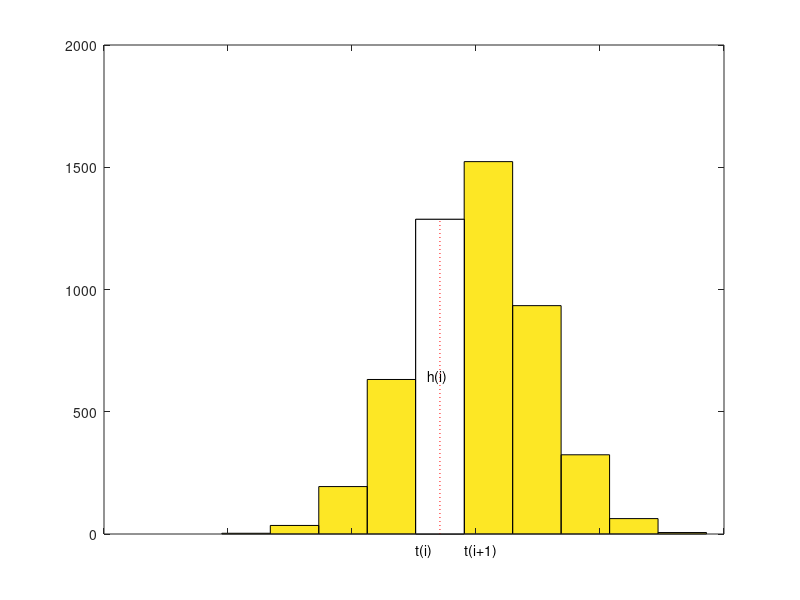

Write MATLAB code to recreate this figure. (Note: this script raises an error after producing the figure.)
%% Smoothing a Histogram
%
% This example shows how to use spline commands from Curve Fitting Toolbox(TM) to
% smooth a histogram.

% Copyright 1987-2012 The MathWorks, Inc.
% $Revision: 1.1.6.3 $  $Date: 2012/08/20 23:55:56 $

%%
% Here is a histogram of some random values that might represent data that
% were collected on some measurement.
y = randn(1,5001);
hist(y);
%%
% We would like to derive from this histogram a smoother approximation to the
% underlying distribution. We do this by constructing a spline function |f|
% whose average value over each bar interval equals the height of that bar.

%%
% If |h| is the height of one of these bars, and its left and right edges
% are at |L| and |R|, then we want the spline |f| to satisfy
%
%    integral {f(x) : L < x < R}/(R - L) = h,
%
% or, with |F| the indefinite integral of |f|, i.e., |DF = f|,
%
%    F(R) - F(L)  =  h*(R - L).
[heights,centers] = hist(y);
hold on
set(gca,'XTickLabel',[])
n = length(centers);
w = centers(2)-centers(1);
t = linspace(centers(1)-w/2,centers(end)+w/2,n+1);
p = fix(n/2);
fill(t([p p p+1 p+1]),[0 heights([p p]),0],'w')
plot(centers([p p]),[0 heights(p)],'r:')
h = text(centers(p)-.2,heights(p)/2,'   h');
dep = -70;tL = text(t(p),dep,'L');
tR = text(t(p+1),dep,'R');
hold off

%%
% So, with |n| the number of bars, |t(i)| the left edge of the |i|-th bar,
% |dt(i)| its width, and |h(i)| its height, we want
%
%    F(t(i+1)) - F(t(i)) = h(i) * dt(i), for i = 1:n,
%
% or, setting arbitrarily |F(t(1))| = 0,
%
%    F(t(i)) = sum {h(j)*dt(j) : j=1:i-1}, for i = 1:n+1.
dt = diff(t);
Fvals = cumsum([0,heights.*dt]);
%%
% Add to this the two end conditions |DF(t(1)) = 0 = DF(t(n+1))|, and we have
% all the data we need to get |F| as a complete cubic spline interpolant.
F = spline(t, [0, Fvals, 0]);
%%
% The two extra zero values in the second argument indicate the zero endslope
% conditions.
%
% Finally, the derivative, |f = DF|, of the spline |F| is the smoothed version
% of the histogram.
DF = fnder(F);  % computes its first derivative
set(h,'String','h(i)')
set(tL,'String','t(i)')
set(tR,'String','t(i+1)')
hold on
fnplt(DF, 'r', 2)
hold off
ylims = ylim; ylim([0,ylims(2)]);


displayEndOfDemoMessage(mfilename)
